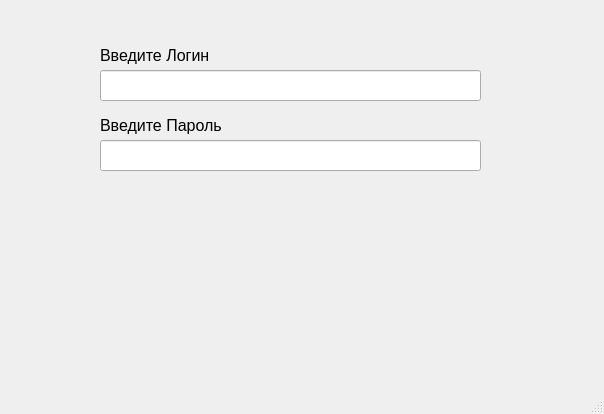
<?xml version="1.0" encoding="UTF-8"?>
<ui version="4.0">
 <class>MainWindow</class>
 <widget class="QMainWindow" name="MainWindow">
  <property name="geometry">
   <rect>
    <x>0</x>
    <y>0</y>
    <width>604</width>
    <height>414</height>
   </rect>
  </property>
  <property name="windowTitle">
   <string>MainWindow</string>
  </property>
  <widget class="QWidget" name="centralwidget">
   <widget class="QLineEdit" name="loginLabel">
    <property name="geometry">
     <rect>
      <x>100</x>
      <y>70</y>
      <width>381</width>
      <height>31</height>
     </rect>
    </property>
   </widget>
   <widget class="QLineEdit" name="passwordLabel">
    <property name="geometry">
     <rect>
      <x>100</x>
      <y>140</y>
      <width>381</width>
      <height>31</height>
     </rect>
    </property>
   </widget>
   <widget class="QLabel" name="label">
    <property name="geometry">
     <rect>
      <x>100</x>
      <y>40</y>
      <width>381</width>
      <height>31</height>
     </rect>
    </property>
    <property name="font">
     <font>
      <pointsize>12</pointsize>
     </font>
    </property>
    <property name="text">
     <string>Введите Логин</string>
    </property>
   </widget>
   <widget class="QLabel" name="label_2">
    <property name="geometry">
     <rect>
      <x>100</x>
      <y>110</y>
      <width>381</width>
      <height>31</height>
     </rect>
    </property>
    <property name="font">
     <font>
      <pointsize>12</pointsize>
     </font>
    </property>
    <property name="toolTipDuration">
     <number>-3</number>
    </property>
    <property name="text">
     <string>Введите Пароль</string>
    </property>
   </widget>
  </widget>
  <widget class="QMenuBar" name="menubar">
   <property name="geometry">
    <rect>
     <x>0</x>
     <y>0</y>
     <width>604</width>
     <height>21</height>
    </rect>
   </property>
  </widget>
  <widget class="QStatusBar" name="statusbar"/>
 </widget>
 <resources/>
 <connections/>
</ui>
